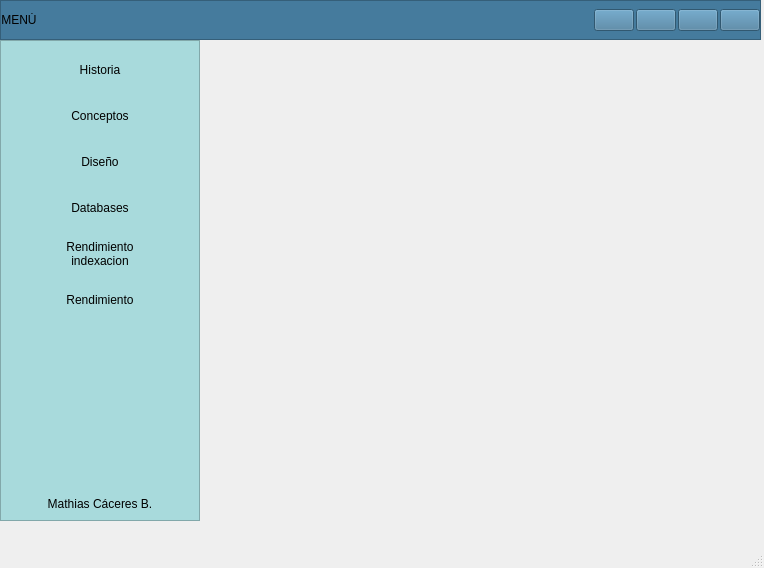
<?xml version="1.0" encoding="UTF-8"?>
<ui version="4.0">
 <class>MainWindow</class>
 <widget class="QMainWindow" name="MainWindow">
  <property name="geometry">
   <rect>
    <x>0</x>
    <y>0</y>
    <width>764</width>
    <height>568</height>
   </rect>
  </property>
  <property name="windowTitle">
   <string>MainWindow</string>
  </property>
  <widget class="QWidget" name="centralwidget">
   <widget class="QFrame" name="Frame_Superior">
    <property name="geometry">
     <rect>
      <x>0</x>
      <y>0</y>
      <width>761</width>
      <height>40</height>
     </rect>
    </property>
    <property name="minimumSize">
     <size>
      <width>0</width>
      <height>40</height>
     </size>
    </property>
    <property name="maximumSize">
     <size>
      <width>16777215</width>
      <height>40</height>
     </size>
    </property>
    <property name="styleSheet">
     <string notr="true">background-color: rgb(69, 123, 157);</string>
    </property>
    <property name="frameShape">
     <enum>QFrame::StyledPanel</enum>
    </property>
    <property name="frameShadow">
     <enum>QFrame::Raised</enum>
    </property>
    <layout class="QHBoxLayout" name="horizontalLayout_2">
     <property name="spacing">
      <number>2</number>
     </property>
     <property name="leftMargin">
      <number>0</number>
     </property>
     <property name="topMargin">
      <number>0</number>
     </property>
     <property name="rightMargin">
      <number>0</number>
     </property>
     <property name="bottomMargin">
      <number>0</number>
     </property>
     <item>
      <widget class="QPushButton" name="btn_menu">
       <property name="minimumSize">
        <size>
         <width>0</width>
         <height>0</height>
        </size>
       </property>
       <property name="maximumSize">
        <size>
         <width>16777215</width>
         <height>16777215</height>
        </size>
       </property>
       <property name="layoutDirection">
        <enum>Qt::LeftToRight</enum>
       </property>
       <property name="styleSheet">
        <string notr="true">QPushButton{
background-color:#457b9d;
font:87 12pt&quot;Arial Black&quot;;
border-radius:0px;
}

QPushButton:hover{
background-color: #a8dadc;
font:87 12pt&quot;Arial Back&quot;;
border-radius:0px;
}</string>
       </property>
       <property name="text">
        <string>MENÚ</string>
       </property>
       <property name="icon">
        <iconset>
         <normaloff>../../../Imagenes/bars-solid.svg</normaloff>../../../Imagenes/bars-solid.svg</iconset>
       </property>
      </widget>
     </item>
     <item>
      <spacer name="horizontalSpacer">
       <property name="orientation">
        <enum>Qt::Horizontal</enum>
       </property>
       <property name="sizeHint" stdset="0">
        <size>
         <width>523</width>
         <height>20</height>
        </size>
       </property>
      </spacer>
     </item>
     <item>
      <widget class="QPushButton" name="btn_minimizar">
       <property name="styleSheet">
        <string notr="true">QPushButtom{
border:0px;
}
QPushButton:hover{
border:5px solid #a8dadc;
background-color:#a8dadc;
}
</string>
       </property>
       <property name="text">
        <string/>
       </property>
       <property name="icon">
        <iconset>
         <normaloff>../../../Imagenes/window-minimize-solid.svg</normaloff>../../../Imagenes/window-minimize-solid.svg</iconset>
       </property>
      </widget>
     </item>
     <item>
      <widget class="QPushButton" name="btn_restaurar">
       <property name="styleSheet">
        <string notr="true">QPushButtom{
border:0px;
}
QPushButton:hover{
border:5px solid #a8dadc;
background-color:#a8dadc;
}</string>
       </property>
       <property name="text">
        <string/>
       </property>
       <property name="icon">
        <iconset>
         <normaloff>../../../Imagenes/window-restore-regular.svg</normaloff>../../../Imagenes/window-restore-regular.svg</iconset>
       </property>
      </widget>
     </item>
     <item>
      <widget class="QPushButton" name="btn_maximizar">
       <property name="styleSheet">
        <string notr="true">QPushButtom{
border:0px;
}
QPushButton:hover{
border:5px solid #a8dadc;
background-color:#a8dadc;
}</string>
       </property>
       <property name="text">
        <string/>
       </property>
       <property name="icon">
        <iconset>
         <normaloff>../../../Imagenes/window-maximize-solid.svg</normaloff>../../../Imagenes/window-maximize-solid.svg</iconset>
       </property>
      </widget>
     </item>
     <item>
      <widget class="QPushButton" name="btn_cerrar">
       <property name="maximumSize">
        <size>
         <width>16777215</width>
         <height>16777215</height>
        </size>
       </property>
       <property name="styleSheet">
        <string notr="true">QPushButtom{
border:0px;
}
QPushButton:hover{
border:5px solid #a8dadc;
background-color:#a8dadc;
}</string>
       </property>
       <property name="text">
        <string/>
       </property>
       <property name="icon">
        <iconset>
         <normaloff>../../../Imagenes/times-circle-solid.svg</normaloff>../../../Imagenes/times-circle-solid.svg</iconset>
       </property>
      </widget>
     </item>
    </layout>
   </widget>
   <widget class="QFrame" name="Frame_Inferior_Izq">
    <property name="geometry">
     <rect>
      <x>0</x>
      <y>40</y>
      <width>200</width>
      <height>481</height>
     </rect>
    </property>
    <property name="minimumSize">
     <size>
      <width>200</width>
      <height>0</height>
     </size>
    </property>
    <property name="maximumSize">
     <size>
      <width>200</width>
      <height>16777215</height>
     </size>
    </property>
    <property name="styleSheet">
     <string notr="true">QFrame{
background-color:#a8dadc;}

QPushButton{
background-color:#a8dadc;
border-top-left-radius: 20px;
border-bottom-left-radius: 20px;
font: 75 12pt &quot;Arial Narrow&quot;;
}
QPushButton:hover{
background-color:#a8dadc;
border-top-left-radius:20px;
border-bottom-left-radius:20px;
font: 75 12pt&quot;Arial Narrow&quot;;
}</string>
    </property>
    <property name="frameShape">
     <enum>QFrame::StyledPanel</enum>
    </property>
    <property name="frameShadow">
     <enum>QFrame::Raised</enum>
    </property>
    <layout class="QVBoxLayout" name="verticalLayout_3">
     <item>
      <widget class="QPushButton" name="pushButton_9">
       <property name="minimumSize">
        <size>
         <width>0</width>
         <height>40</height>
        </size>
       </property>
       <property name="maximumSize">
        <size>
         <width>16777215</width>
         <height>40</height>
        </size>
       </property>
       <property name="styleSheet">
        <string notr="true">QFrame{
background-color:#a8dadc;}

QPushButton{
background-color:#a8dadc;
border-top-left-radius: 20px;
border-bottom-left-radius: 20px;
font: 75 12pt &quot;Arial Narrow&quot;;
}
QPushButton:hover{
background-color:#f1faee;
border-top-left-radius:20px;
border-bottom-left-radius:20px;
font: 75 12pt&quot;Arial Narrow&quot;;
}
</string>
       </property>
       <property name="text">
        <string>Historia</string>
       </property>
       <property name="icon">
        <iconset>
         <normaloff>Imagenes_Interfaz/history-solid.svg</normaloff>Imagenes_Interfaz/history-solid.svg</iconset>
       </property>
      </widget>
     </item>
     <item>
      <widget class="QPushButton" name="pushButton_7">
       <property name="minimumSize">
        <size>
         <width>0</width>
         <height>40</height>
        </size>
       </property>
       <property name="maximumSize">
        <size>
         <width>16777215</width>
         <height>40</height>
        </size>
       </property>
       <property name="styleSheet">
        <string notr="true">QFrame{
background-color:#a8dadc;}

QPushButton{
background-color:#a8dadc;
border-top-left-radius: 20px;
border-bottom-left-radius: 20px;
font: 75 12pt &quot;Arial Narrow&quot;;
}
QPushButton:hover{
background-color:#f1faee;
border-top-left-radius:20px;
border-bottom-left-radius:20px;
font: 75 12pt&quot;Arial Narrow&quot;;
}
</string>
       </property>
       <property name="text">
        <string>Conceptos</string>
       </property>
       <property name="icon">
        <iconset>
         <normaloff>Imagenes_Interfaz/chalkboard-teacher-solid.svg</normaloff>Imagenes_Interfaz/chalkboard-teacher-solid.svg</iconset>
       </property>
      </widget>
     </item>
     <item>
      <widget class="QPushButton" name="pushButton_6">
       <property name="minimumSize">
        <size>
         <width>0</width>
         <height>40</height>
        </size>
       </property>
       <property name="maximumSize">
        <size>
         <width>16777215</width>
         <height>40</height>
        </size>
       </property>
       <property name="styleSheet">
        <string notr="true">QFrame{
background-color:#a8dadc;}

QPushButton{
background-color:#a8dadc;
border-top-left-radius: 20px;
border-bottom-left-radius: 20px;
font: 75 12pt &quot;Arial Narrow&quot;;
}
QPushButton:hover{
background-color:#f1faee;
border-top-left-radius:20px;
border-bottom-left-radius:20px;
font: 75 12pt&quot;Arial Narrow&quot;;
}
</string>
       </property>
       <property name="text">
        <string>Diseño</string>
       </property>
       <property name="icon">
        <iconset>
         <normaloff>Imagenes_Interfaz/seedling-solid.svg</normaloff>Imagenes_Interfaz/seedling-solid.svg</iconset>
       </property>
      </widget>
     </item>
     <item>
      <widget class="QPushButton" name="pushButton_8">
       <property name="minimumSize">
        <size>
         <width>0</width>
         <height>40</height>
        </size>
       </property>
       <property name="maximumSize">
        <size>
         <width>16777215</width>
         <height>40</height>
        </size>
       </property>
       <property name="styleSheet">
        <string notr="true">QFrame{
background-color:#a8dadc;}

QPushButton{
background-color:#a8dadc;
border-top-left-radius: 20px;
border-bottom-left-radius: 20px;
font: 75 12pt &quot;Arial Narrow&quot;;
}
QPushButton:hover{
background-color:#f1faee;
border-top-left-radius:20px;
border-bottom-left-radius:20px;
font: 75 12pt&quot;Arial Narrow&quot;;
}
</string>
       </property>
       <property name="text">
        <string>Databases</string>
       </property>
       <property name="icon">
        <iconset>
         <normaloff>Imagenes_Interfaz/database-solid.svg</normaloff>Imagenes_Interfaz/database-solid.svg</iconset>
       </property>
      </widget>
     </item>
     <item>
      <widget class="QPushButton" name="pushButton_10">
       <property name="minimumSize">
        <size>
         <width>0</width>
         <height>40</height>
        </size>
       </property>
       <property name="maximumSize">
        <size>
         <width>16777215</width>
         <height>40</height>
        </size>
       </property>
       <property name="styleSheet">
        <string notr="true">QFrame{
background-color:#a8dadc;}

QPushButton{
background-color:#a8dadc;
border-top-left-radius: 20px;
border-bottom-left-radius: 20px;
font: 75 12pt &quot;Arial Narrow&quot;;
}
QPushButton:hover{
background-color:#f1faee;
border-top-left-radius:20px;
border-bottom-left-radius:20px;
font: 75 12pt&quot;Arial Narrow&quot;;
}
</string>
       </property>
       <property name="text">
        <string>Rendimiento 
indexacion</string>
       </property>
       <property name="icon">
        <iconset>
         <normaloff>Imagenes_Interfaz/hourglass-half-solid.svg</normaloff>Imagenes_Interfaz/hourglass-half-solid.svg</iconset>
       </property>
      </widget>
     </item>
     <item>
      <widget class="QPushButton" name="pushButton_11">
       <property name="minimumSize">
        <size>
         <width>0</width>
         <height>40</height>
        </size>
       </property>
       <property name="maximumSize">
        <size>
         <width>16777215</width>
         <height>40</height>
        </size>
       </property>
       <property name="styleSheet">
        <string notr="true">QFrame{
background-color:#a8dadc;}

QPushButton{
background-color:#a8dadc;
border-top-left-radius: 20px;
border-bottom-left-radius: 20px;
font: 75 12pt &quot;Arial Narrow&quot;;
}
QPushButton:hover{
background-color:#f1faee;
border-top-left-radius:20px;
border-bottom-left-radius:20px;
font: 75 12pt&quot;Arial Narrow&quot;;
}
</string>
       </property>
       <property name="text">
        <string>Rendimiento</string>
       </property>
       <property name="icon">
        <iconset>
         <normaloff>Imagenes_Interfaz/magnifying-glass-solid.svg</normaloff>Imagenes_Interfaz/magnifying-glass-solid.svg</iconset>
       </property>
      </widget>
     </item>
     <item>
      <spacer name="verticalSpacer">
       <property name="orientation">
        <enum>Qt::Vertical</enum>
       </property>
       <property name="sizeHint" stdset="0">
        <size>
         <width>20</width>
         <height>194</height>
        </size>
       </property>
      </spacer>
     </item>
     <item>
      <widget class="QLabel" name="label">
       <property name="text">
        <string>Mathias Cáceres B.</string>
       </property>
       <property name="alignment">
        <set>Qt::AlignCenter</set>
       </property>
      </widget>
     </item>
    </layout>
   </widget>
   <widget class="QStackedWidget" name="stackedWidget">
    <property name="geometry">
     <rect>
      <x>200</x>
      <y>40</y>
      <width>561</width>
      <height>471</height>
     </rect>
    </property>
    <property name="currentIndex">
     <number>0</number>
    </property>
    <widget class="QWidget" name="Pag_1"/>
    <widget class="QWidget" name="Pag_2"/>
    <widget class="QWidget" name="Pag_3"/>
    <widget class="QWidget" name="Pag_4"/>
    <widget class="QWidget" name="Pag_5"/>
   </widget>
  </widget>
  <widget class="QMenuBar" name="menubar">
   <property name="geometry">
    <rect>
     <x>0</x>
     <y>0</y>
     <width>764</width>
     <height>26</height>
    </rect>
   </property>
  </widget>
  <widget class="QStatusBar" name="statusbar"/>
 </widget>
 <resources/>
 <connections/>
</ui>
